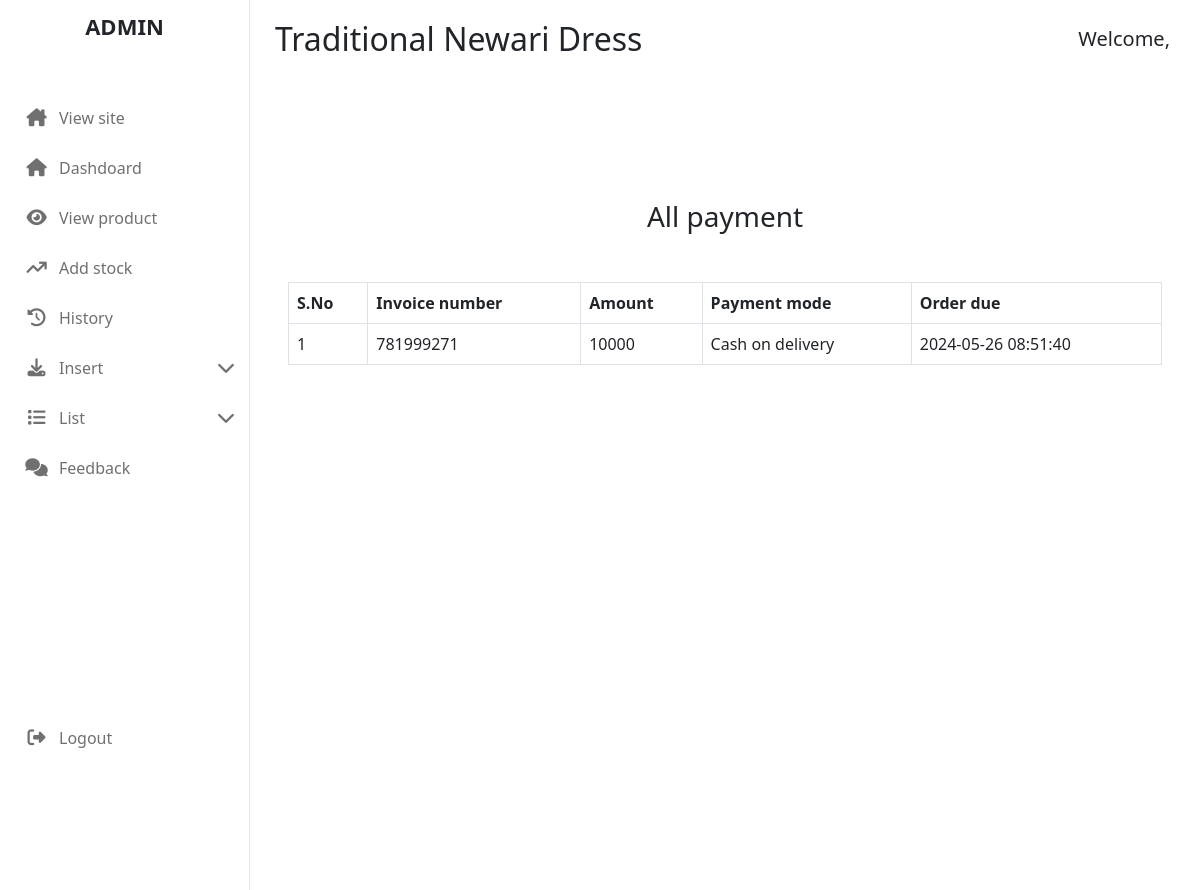
Page /admin_area/index.php?list_payment (signed in) on the earlier database version.
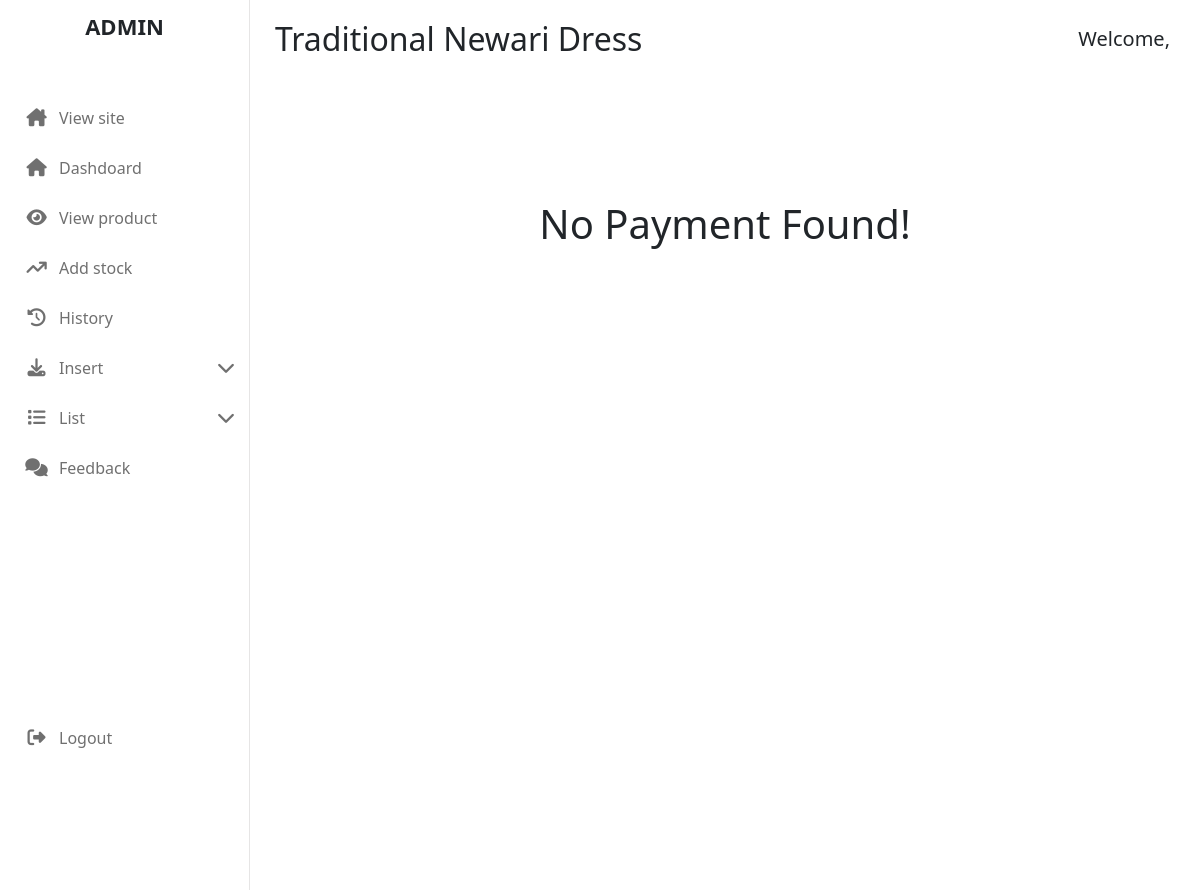
Same page on the later database version.
### tables this page shows
CREATE TABLE `user_payments` (
  `payment_id` int(11) NOT NULL,
  `order_id` int(11) NOT NULL,
  `invoice_number` int(11) NOT NULL,
  `amount` int(11) NOT NULL,
  `payment_mode` varchar(255) NOT NULL,
  `date` timestamp NOT NULL DEFAULT current_timestamp() ON UPDATE current_timestamp()
);

### admin_area/list_payment.php (the view, shortened to what this page needs)
<section class="section-gaps list-order">
    <div class="container">
        <?php
        $get_payment = "SELECT * FROM `user_payments`";
        $result = mysqli_query($conn, $get_payment);
        $row = mysqli_num_rows($result);
        if ($row == 0) {
            echo "<h1 class='heading text-center'>No Payment Found!</h1>";
        } else {
            echo "
        <h3 class='text-center heading'>All payment</h3>
            <table class='table table-bordered mt-5'>
                    <thead>
                        <tr>
                            <th>S.No</th>
                            <th>Invoice number</th>
                            <th>Amount</th>
                            <th>Payment mode</th>
                            <th>Order due</th>
                        </tr>
                    </thead>
                    <tbody>";
            $number = 0;
            while ($row = mysqli_fetch_assoc($result)) {
                $amount = $row['amount'];
                $invoice_number = $row['invoice_number'];
                $payment_mode = $row['payment_mode'];
                $order_date = $row['date'];
                $number++;
                echo "
                <tr>
                    <td data-label='S. No'>$number</td>
                    <td data-label='Invoice number'>$invoice_number</td>
                    <td data-label='Amount'>$amount</td>
                    <td data-label='Payment mode'>$payment_mode</td>
                    <td data-label='Order due'>$order_date</td>
                </tr>
                ";
            }
            echo "</tbody></table>";
        }
        ?>
    </div>
</section>

Differences in the rows shown:
removed user_payments: invoice_number "781999271", amount "10000", payment_mode "Cash on delivery", date "2024-05-26 08:51:40"
Other differences:
text no longer shown: "All payment S.No Invoice number Amount Payment mode Order due"
text now shown: "No Payment Found!"
